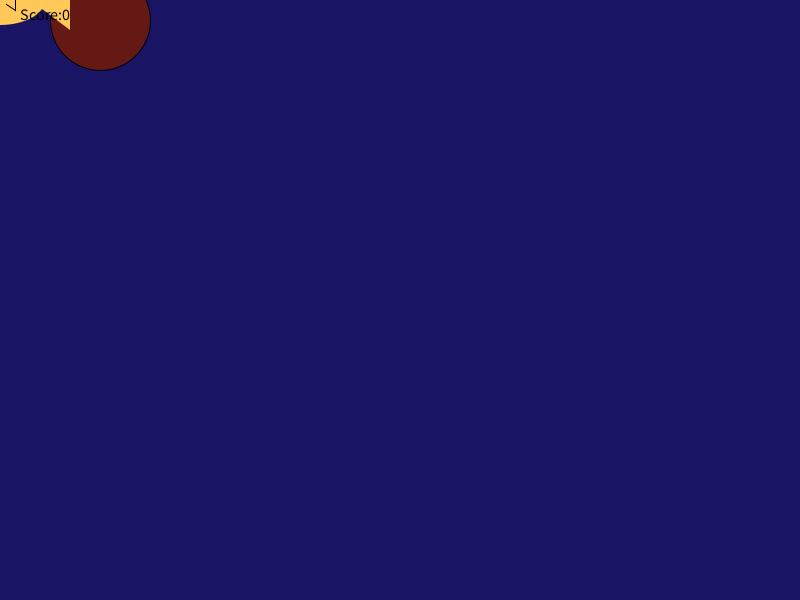
Frame 1 (no input)
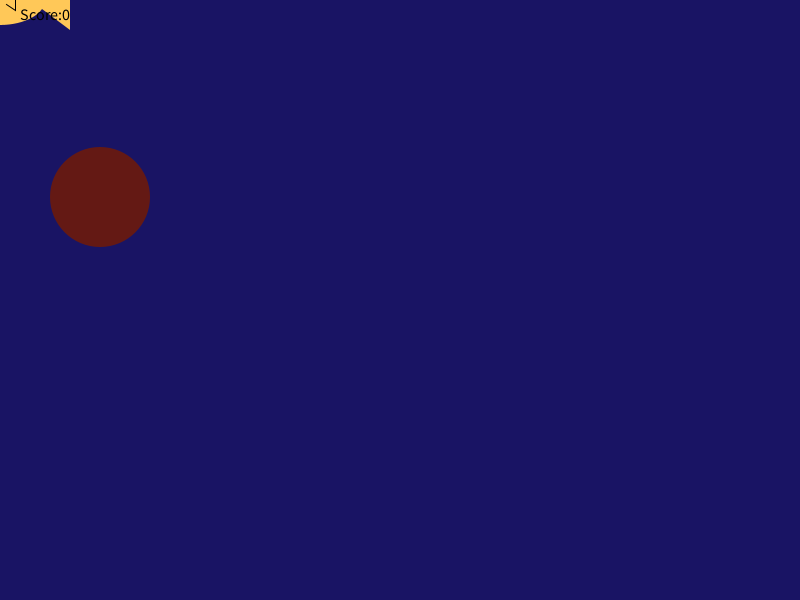
Frame 60 (the mouse pressed at the canvas centre just before this capture)
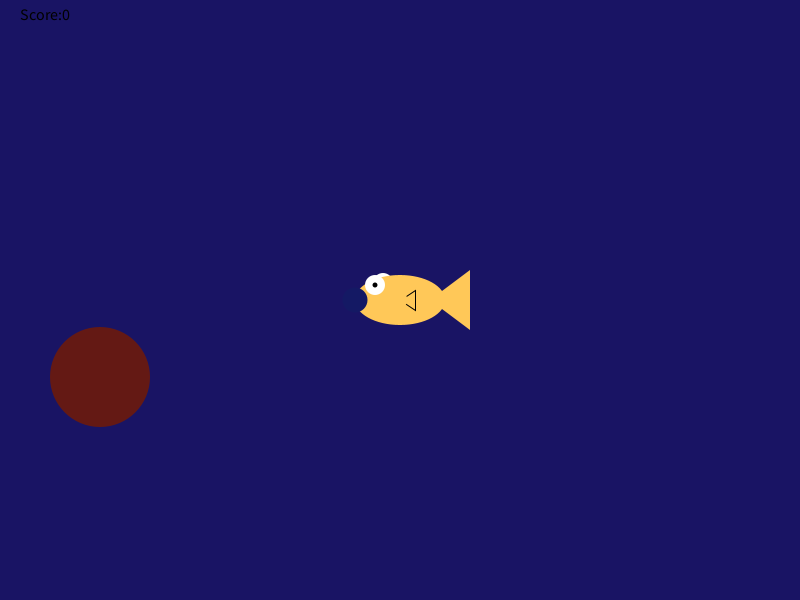
Frame 120 (the mouse held since frame 60 and released just before this capture)

The Processing sketch that drew these frames (run headless with seeded random() and noise(); from frame 60 on, the mouse is pressed at the canvas centre):

// Processing sketch: fishfeeder
// ── fishfeeder.pde
int foodX = 100;
int foodY = 20;
int score = 0;

void setup() {
  size(800, 600);
}

void draw() {
  background(25, 20, 100);
  
  
  if(score <10){
  fill(100, 25, 20);
  ellipse(foodX, foodY, 100, 100);
  foodY = foodY + 3;
  if (foodY > height) {
    foodY = 0;
    foodX = (int)random(width-40)+20;
  }
  drawFish();
  checkCatch(foodX,foodY);
  fill(0,0,0);
  textSize(16);
  text("Score:" + score,20,20);
}
else{
  textSize(30);
  text("YOU WON!",width/2-80,height/2);
}
}
void drawFish() { 
  noStroke(); 
  fill(255, 255, 255); 
  ellipse(mouseX-17, mouseY-17, 20, 20); //back side eye 
  fill(255, 200, 88); 
  ellipse(mouseX, mouseY, 90, 50); //body 
  triangle(mouseX+30, mouseY, mouseX+70, mouseY+30, mouseX+70, mouseY-30); //tail 
  stroke(0); 
  triangle(mouseX, mouseY, mouseX+15, mouseY+10, mouseX+15, mouseY-10); //side fin 
  noStroke(); 
  fill(255, 200, 88); 
  ellipse(mouseX, mouseY, 15, 15); //side fin cover 
  noStroke(); 
  fill(255, 255, 255); 
  ellipse(mouseX-25, mouseY-15, 20, 20); //front eye 
  fill(0, 0, 0); 
  ellipse(mouseX-25, mouseY-15, 5, 5); //pupil 
  fill(20,25,100); 
  ellipse(mouseX-45, mouseY, 25, 25); //mouth
}

void checkCatch(int x, int y) { 
  if (x > mouseX-70 && x < mouseX) { 
    if (y > mouseY-17 && y < mouseY+30) { 
      score++; 
      foodY = 20; //if the food was eaten, make more food fall from the top 
      foodX = (int) random(width-20);
    }
  } else if (foodY > height && score > 0) { 
    score--;
  }
}
